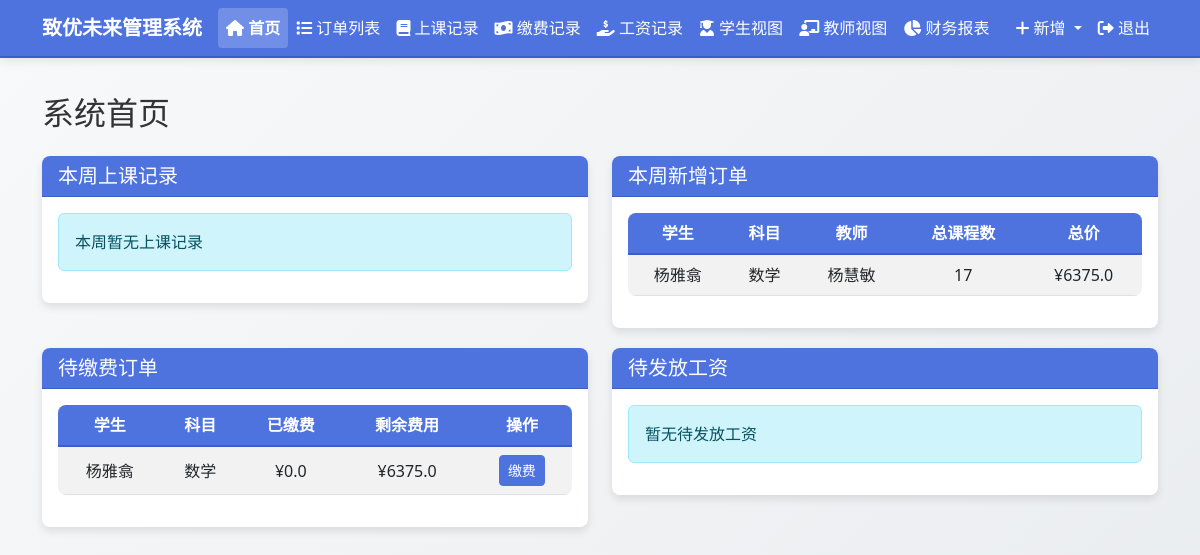
The page /dashboard (signed in) on the database its author committed.
### models.py (models this page shows, shortened)
class Order(db.Model):
    id = db.Column(db.Integer, primary_key=True)
    order_number = db.Column(db.String(50), unique=True, nullable=False, default="")
    student_name = db.Column(db.String(100), nullable=False)
    subject = db.Column(db.String(100), nullable=False)
    teacher_name = db.Column(db.String(100), nullable=False)
    semester = db.Column(db.String(100), nullable=False)
    total_classes = db.Column(db.Integer, default=0)
    completed_classes = db.Column(db.Integer, default=0)
    remaining_classes = db.Column(db.Integer, default=0)
    class_price = db.Column(db.Float, default=0.0)
    salary_price = db.Column(db.Float, default=0.0)  # 新增工资单价字段
    total_price = db.Column(db.Float, default=0.0)
    paid_amount = db.Column(db.Float, default=0.0)
    used_amount = db.Column(db.Float, default=0.0)
    remaining_amount = db.Column(db.Float, default=0.0)  # 已缴费用 - 已销费用
    payable_amount = db.Column(db.Float, default=0.0)  # 订单总价 - 已缴费用
    payable_salary = db.Column(db.Float, default=0.0)
    paid_salary = db.Column(db.Float, default=0.0)
    remaining_salary = db.Column(db.Float, default=0.0)
    order_note = db.Column(db.Text, nullable=True)
    teacher_note = db.Column(db.Text, nullable=True)
    student_note = db.Column(db.Text, nullable=True)
    created_at = db.Column(db.DateTime, default=datetime.now)
    class_records = db.relationship('ClassRecord', backref='order', lazy=True)
    payment_records = db.relationship('PaymentRecord', backref='order', lazy=True)
    salary_records = db.relationship('SalaryRecord', backref='order', lazy=True)

### routes.py (the view)
@app.route('/dashboard')
@login_required
def dashboard():
    today = datetime.now().date()
    start_of_week = today - timedelta(days=today.weekday())
    end_of_week = start_of_week + timedelta(days=6)
    this_week_classes = ClassRecord.query.filter(
        ClassRecord.class_time >= start_of_week,
        ClassRecord.class_time <= end_of_week + timedelta(days=1)
    ).order_by(ClassRecord.class_time).all()
    this_week_orders = Order.query.filter(
        Order.created_at >= start_of_week,
        Order.created_at <= end_of_week + timedelta(days=1)
    ).order_by(Order.created_at.desc()).all()
    pending_payments = Order.query.filter(Order.remaining_amount > 0).all()
    pending_salaries = Order.query.filter(Order.remaining_salary > 0).all()
    order_form = OrderForm()
    class_record_form = ClassRecordForm()
    payment_record_form = PaymentRecordForm()
    salary_record_form = SalaryRecordForm()
    orders = Order.query.all()
    class_record_form.order_id.choices = [(order.id, f"{order.order_number} - {order.student_name} - {order.subject}") for order in orders]
    payment_record_form.order_id.choices = [(order.id, f"{order.order_number} - {order.student_name} - {order.subject}") for order in orders]
    salary_record_form.order_id.choices = [(order.id, f"{order.order_number} - {order.teacher_name} - {order.subject}") for order in orders]
    return render_template('dashboard.html',
                           title='首页',
                           this_week_classes=this_week_classes,
                           this_week_orders=this_week_orders,
                           pending_payments=pending_payments,
                           pending_salaries=pending_salaries,
                           order_form=order_form,
                           class_record_form=class_record_form,
                           payment_record_form=payment_record_form,
                           salary_record_form=salary_record_form,
                           edit_note_form=EditNoteForm())

### app.py (called while the page is built)
@login_manager.user_loader
def load_user(user_id):
    from models import User
    return User.query.get(int(user_id))

### templates/dashboard.html
{% extends "layout.html" %}
{% block content %}
<h2 class="mb-4">系统首页</h2>
<div class="row">
    <div class="col-md-6">
        <div class="card dashboard-section">
            <div class="card-header d-flex justify-content-between align-items-center">
                <h5 class="mb-0">本周上课记录</h5>
            </div>
            <div class="card-body">
                {% if this_week_classes %}
                <div class="table-responsive">
                    <table class="table table-striped table-hover">
                        <thead>
                            <tr>
                                <th>学生</th>
                                <th>科目</th>
                                <th>教师</th>
                                <th>时间</th>
                                <th>地点</th>
                            </tr>
                        </thead>
                        <tbody>
                            {% for record in this_week_classes %}
                            <tr>
                                <td>{{ record.student_name }}</td>
                                <td>{{ record.subject }}</td>
                                <td>{{ record.teacher_name }}</td>
                                <td>{{ record.class_time.strftime('%Y-%m-%d %H:%M') }}</td>
                                <td>{{ record.location }}</td>
                            </tr>
                            {% endfor %}
                        </tbody>
                    </table>
                </div>
                {% else %}
                <div class="alert alert-info">本周暂无上课记录</div>
                {% endif %}
            </div>
        </div>
    </div>
    <div class="col-md-6">
        <div class="card dashboard-section">
            <div class="card-header d-flex justify-content-between align-items-center">
                <h5 class="mb-0">本周新增订单</h5>
            </div>
            <div class="card-body">
                {% if this_week_orders %}
                <div class="table-responsive">
                    <table class="table table-striped table-hover">
                        <thead>
                            <tr>
                                <th>学生</th>
                                <th>科目</th>
                                <th>教师</th>
                                <th>总课程数</th>
                                <th>总价</th>
                            </tr>
                        </thead>
                        <tbody>
                            {% for order in this_week_orders %}
                            <tr>
                                <td>{{ order.student_name }}</td>
                                <td>{{ order.subject }}</td>
                                <td>{{ order.teacher_name }}</td>
                                <td>{{ order.total_classes }}</td>
                                <td>¥{{ order.total_price }}</td>
                            </tr>
                            {% endfor %}
                        </tbody>
                    </table>
                </div>
                {% else %}
                <div class="alert alert-info">本周暂无新增订单</div>
                {% endif %}
            </div>
        </div>
    </div>
</div>
<div class="row">
    <div class="col-md-6">
        <div class="card dashboard-section">
            <div class="card-header d-flex justify-content-between align-items-center">
                <h5 class="mb-0">待缴费订单</h5>
            </div>
            <div class="card-body">
                {% if pending_payments %}
                <div class="table-responsive">
                    <table class="table table-striped table-hover">
                        <thead>
                            <tr>
                                <th>学生</th>
                                <th>科目</th>
                                <th>已缴费</th>
                                <th>剩余费用</th>
                                <th>操作</th>
                            </tr>
                        </thead>
                        <tbody>
                            {% for order in pending_payments %}
                            <tr>
                                <td>{{ order.student_name }}</td>
                                <td>{{ order.subject }}</td>
                                <td>¥{{ order.paid_amount }}</td>
                                <td>¥{{ order.remaining_amount }}</td>
                                <td>
                                    <button type="button" class="btn btn-sm btn-primary"
                                            data-bs-toggle="modal" data-bs-target="#newPaymentModal"
                                            onclick="document.getElementById('order_id').value = {{ order.id }}; document.getElementById('order_id').dispatchEvent(new Event('change'));">
                                        缴费
                                    </button>
                                </td>
                            </tr>
                            {% endfor %}
                        </tbody>
                    </table>
                </div>
                {% else %}
                <div class="alert alert-info">暂无待缴费订单</div>
                {% endif %}
            </div>
        </div>
    </div>
    <div class="col-md-6">
        <div class="card dashboard-section">
            <div class="card-header d-flex justify-content-between align-items-center">
                <h5 class="mb-0">待发放工资</h5>
            </div>
            <div class="card-body">
                {% if pending_salaries %}
                <div class="table-responsive">
                    <table class="table table-striped table-hover">
                        <thead>
                            <tr>
                                <th>教师</th>
                                <th>科目</th>
                                <th>应发工资</th>
                                <th>待发工资</th>
                                <th>操作</th>
                            </tr>
                        </thead>
                        <tbody>
                            {% for order in pending_salaries %}
                            <tr>
                                <td>{{ order.teacher_name }}</td>
                                <td>{{ order.subject }}</td>
                                <td>¥{{ order.payable_salary }}</td>
                                <td>¥{{ order.remaining_salary }}</td>
                                <td>
                                    <button type="button" class="btn btn-sm btn-primary"
                                            data-bs-toggle="modal" data-bs-target="#newSalaryModal"
                                            onclick="document.getElementById('order_id').value = {{ order.id }}; document.getElementById('order_id').dispatchEvent(new Event('change'));">
                                        发放
                                    </button>
                                </td>
                            </tr>
                            {% endfor %}
                        </tbody>
                    </table>
                </div>
                {% else %}
                <div class="alert alert-info">暂无待发放工资</div>
                {% endif %}
            </div>
        </div>
    </div>
</div>
{% endblock %}

### static/css/style.css (style rules this page uses)
td { position: relative; }
body { font-family: 'Segoe UI', Tahoma, Geneva, Verdana, sans-serif; color: #333; background-color: #f8f9fa; background-image: linear-gradient(135deg, #f8f9fa 0%, #e9ecef 100%); background-attachment: fixed; }
.card { border: none; border-radius: 8px; box-shadow: 0 4px 8px rgba(0, 0, 0, 0.1); margin-bottom: 20px; background-color: #fff; transition: transform 0.2s ease-in-out; }
.card-header { border-radius: 8px 8px 0 0 !important; font-weight: bold; background-color: #4e73df !important; color: white; border-bottom: 1px solid #3a5fc9; }
.table { background-color: #fff; border-radius: 8px; overflow: hidden; }
.table thead th { background-color: #4e73df; color: white; border-bottom: 2px solid #3a5fc9; text-align: center; vertical-align: middle; }
.table tbody td { text-align: center; vertical-align: middle; }
.btn-primary { background-color: #4e73df; border-color: #4e73df; }

### rows shown on the page
Order: student_name "杨雅翕", subject "数学", teacher_name "杨慧敏", total_classes "17", total_price "6375.0", paid_amount "0.0", remaining_amount "6375.0", {{ order.id }} 1 (drawn)
